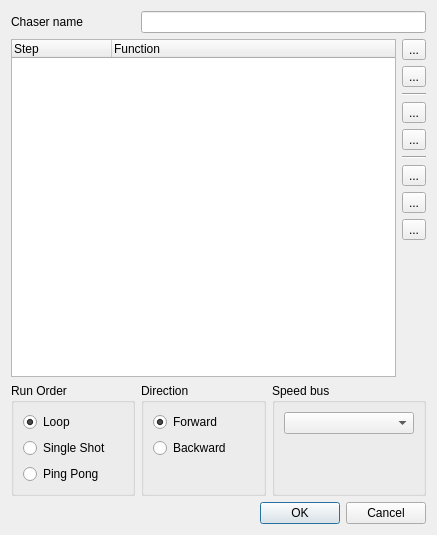
<?xml version="1.0" encoding="UTF-8"?>
<ui version="4.0">
 <class>ChaserEditor</class>
 <widget class="QDialog" name="ChaserEditor">
  <property name="geometry">
   <rect>
    <x>0</x>
    <y>0</y>
    <width>437</width>
    <height>535</height>
   </rect>
  </property>
  <property name="windowTitle">
   <string>Chaser editor</string>
  </property>
  <layout class="QGridLayout" name="gridLayout">
   <item row="0" column="0">
    <widget class="QLabel" name="m_nameLabel">
     <property name="sizePolicy">
      <sizepolicy hsizetype="Preferred" vsizetype="Preferred">
       <horstretch>0</horstretch>
       <verstretch>0</verstretch>
      </sizepolicy>
     </property>
     <property name="text">
      <string>Chaser name</string>
     </property>
    </widget>
   </item>
   <item row="0" column="1" colspan="3">
    <widget class="QLineEdit" name="m_nameEdit">
     <property name="sizePolicy">
      <sizepolicy hsizetype="Expanding" vsizetype="Fixed">
       <horstretch>0</horstretch>
       <verstretch>0</verstretch>
      </sizepolicy>
     </property>
     <property name="toolTip">
      <string>Name of the chaser being edited</string>
     </property>
    </widget>
   </item>
   <item row="1" column="0" rowspan="10" colspan="3">
    <widget class="QTreeWidget" name="m_list">
     <property name="sizePolicy">
      <sizepolicy hsizetype="Expanding" vsizetype="Expanding">
       <horstretch>0</horstretch>
       <verstretch>1</verstretch>
      </sizepolicy>
     </property>
     <property name="selectionMode">
      <enum>QAbstractItemView::ExtendedSelection</enum>
     </property>
     <property name="rootIsDecorated">
      <bool>false</bool>
     </property>
     <property name="itemsExpandable">
      <bool>false</bool>
     </property>
     <property name="allColumnsShowFocus">
      <bool>true</bool>
     </property>
     <column>
      <property name="text">
       <string>Step</string>
      </property>
     </column>
     <column>
      <property name="text">
       <string>Function</string>
      </property>
     </column>
    </widget>
   </item>
   <item row="1" column="3">
    <widget class="QToolButton" name="m_add">
     <property name="toolTip">
      <string>Add step(s) to the current position</string>
     </property>
     <property name="text">
      <string notr="true">...</string>
     </property>
     <property name="icon">
      <iconset resource="main.qrc">
       <normaloff>:/edit_add.png</normaloff>:/edit_add.png</iconset>
     </property>
     <property name="iconSize">
      <size>
       <width>26</width>
       <height>26</height>
      </size>
     </property>
    </widget>
   </item>
   <item row="2" column="3">
    <widget class="QToolButton" name="m_remove">
     <property name="toolTip">
      <string>Remove the selected step</string>
     </property>
     <property name="text">
      <string notr="true">...</string>
     </property>
     <property name="icon">
      <iconset resource="main.qrc">
       <normaloff>:/edit_remove.png</normaloff>:/edit_remove.png</iconset>
     </property>
     <property name="iconSize">
      <size>
       <width>26</width>
       <height>26</height>
      </size>
     </property>
    </widget>
   </item>
   <item row="4" column="3">
    <widget class="QToolButton" name="m_raise">
     <property name="toolTip">
      <string>Raise the selected step once</string>
     </property>
     <property name="text">
      <string notr="true">...</string>
     </property>
     <property name="icon">
      <iconset resource="main.qrc">
       <normaloff>:/up.png</normaloff>:/up.png</iconset>
     </property>
     <property name="iconSize">
      <size>
       <width>26</width>
       <height>26</height>
      </size>
     </property>
    </widget>
   </item>
   <item row="5" column="3">
    <widget class="QToolButton" name="m_lower">
     <property name="toolTip">
      <string>Lower the selected step once</string>
     </property>
     <property name="text">
      <string notr="true">...</string>
     </property>
     <property name="icon">
      <iconset resource="main.qrc">
       <normaloff>:/down.png</normaloff>:/down.png</iconset>
     </property>
     <property name="iconSize">
      <size>
       <width>26</width>
       <height>26</height>
      </size>
     </property>
    </widget>
   </item>
   <item row="10" column="3">
    <spacer>
     <property name="orientation">
      <enum>Qt::Vertical</enum>
     </property>
     <property name="sizeHint" stdset="0">
      <size>
       <width>20</width>
       <height>40</height>
      </size>
     </property>
    </spacer>
   </item>
   <item row="11" column="0">
    <widget class="QGroupBox" name="groupBox">
     <property name="title">
      <string>Run Order</string>
     </property>
     <layout class="QVBoxLayout" name="verticalLayout_2">
      <item>
       <widget class="QRadioButton" name="m_loop">
        <property name="toolTip">
         <string>Run through over and over again</string>
        </property>
        <property name="text">
         <string>Loop</string>
        </property>
        <property name="checked">
         <bool>true</bool>
        </property>
       </widget>
      </item>
      <item>
       <widget class="QRadioButton" name="m_singleShot">
        <property name="toolTip">
         <string>Run through once and stop</string>
        </property>
        <property name="text">
         <string>Single Shot</string>
        </property>
       </widget>
      </item>
      <item>
       <widget class="QRadioButton" name="m_pingPong">
        <property name="toolTip">
         <string>First run forwards, then backwards, again forwards, etc.</string>
        </property>
        <property name="text">
         <string>Ping Pong</string>
        </property>
       </widget>
      </item>
     </layout>
    </widget>
   </item>
   <item row="11" column="1">
    <widget class="QGroupBox" name="groupBox_2">
     <property name="title">
      <string>Direction</string>
     </property>
     <layout class="QVBoxLayout" name="verticalLayout_3">
      <item>
       <widget class="QRadioButton" name="m_forward">
        <property name="toolTip">
         <string>Start from the first step</string>
        </property>
        <property name="text">
         <string>Forward</string>
        </property>
        <property name="checked">
         <bool>true</bool>
        </property>
       </widget>
      </item>
      <item>
       <widget class="QRadioButton" name="m_backward">
        <property name="toolTip">
         <string>Start from the last step</string>
        </property>
        <property name="text">
         <string>Backward</string>
        </property>
       </widget>
      </item>
      <item>
       <spacer name="verticalSpacer_2">
        <property name="orientation">
         <enum>Qt::Vertical</enum>
        </property>
        <property name="sizeType">
         <enum>QSizePolicy::Expanding</enum>
        </property>
        <property name="sizeHint" stdset="0">
         <size>
          <width>20</width>
          <height>20</height>
         </size>
        </property>
       </spacer>
      </item>
     </layout>
    </widget>
   </item>
   <item row="11" column="2" colspan="2">
    <widget class="QGroupBox" name="groupBox_3">
     <property name="title">
      <string>Speed bus</string>
     </property>
     <layout class="QVBoxLayout" name="verticalLayout">
      <item>
       <widget class="QComboBox" name="m_busCombo"/>
      </item>
      <item>
       <spacer name="verticalSpacer">
        <property name="orientation">
         <enum>Qt::Vertical</enum>
        </property>
        <property name="sizeType">
         <enum>QSizePolicy::Expanding</enum>
        </property>
        <property name="sizeHint" stdset="0">
         <size>
          <width>20</width>
          <height>40</height>
         </size>
        </property>
       </spacer>
      </item>
     </layout>
    </widget>
   </item>
   <item row="12" column="0" colspan="4">
    <widget class="QDialogButtonBox" name="m_buttonBox">
     <property name="orientation">
      <enum>Qt::Horizontal</enum>
     </property>
     <property name="standardButtons">
      <set>QDialogButtonBox::Cancel|QDialogButtonBox::Ok</set>
     </property>
    </widget>
   </item>
   <item row="7" column="3">
    <widget class="QToolButton" name="m_cutButton">
     <property name="text">
      <string notr="true">...</string>
     </property>
     <property name="icon">
      <iconset resource="main.qrc">
       <normaloff>:/editcut.png</normaloff>:/editcut.png</iconset>
     </property>
     <property name="iconSize">
      <size>
       <width>26</width>
       <height>26</height>
      </size>
     </property>
    </widget>
   </item>
   <item row="8" column="3">
    <widget class="QToolButton" name="m_copyButton">
     <property name="text">
      <string notr="true">...</string>
     </property>
     <property name="icon">
      <iconset resource="main.qrc">
       <normaloff>:/editcopy.png</normaloff>:/editcopy.png</iconset>
     </property>
     <property name="iconSize">
      <size>
       <width>26</width>
       <height>26</height>
      </size>
     </property>
    </widget>
   </item>
   <item row="9" column="3">
    <widget class="QToolButton" name="m_pasteButton">
     <property name="text">
      <string notr="true">...</string>
     </property>
     <property name="icon">
      <iconset resource="main.qrc">
       <normaloff>:/editpaste.png</normaloff>:/editpaste.png</iconset>
     </property>
     <property name="iconSize">
      <size>
       <width>26</width>
       <height>26</height>
      </size>
     </property>
    </widget>
   </item>
   <item row="3" column="3">
    <widget class="Line" name="line">
     <property name="orientation">
      <enum>Qt::Horizontal</enum>
     </property>
    </widget>
   </item>
   <item row="6" column="3">
    <widget class="Line" name="line_2">
     <property name="orientation">
      <enum>Qt::Horizontal</enum>
     </property>
    </widget>
   </item>
  </layout>
 </widget>
 <resources>
  <include location="main.qrc"/>
 </resources>
 <connections>
  <connection>
   <sender>m_buttonBox</sender>
   <signal>accepted()</signal>
   <receiver>ChaserEditor</receiver>
   <slot>accept()</slot>
   <hints>
    <hint type="sourcelabel">
     <x>248</x>
     <y>254</y>
    </hint>
    <hint type="destinationlabel">
     <x>157</x>
     <y>274</y>
    </hint>
   </hints>
  </connection>
  <connection>
   <sender>m_buttonBox</sender>
   <signal>rejected()</signal>
   <receiver>ChaserEditor</receiver>
   <slot>reject()</slot>
   <hints>
    <hint type="sourcelabel">
     <x>316</x>
     <y>260</y>
    </hint>
    <hint type="destinationlabel">
     <x>286</x>
     <y>274</y>
    </hint>
   </hints>
  </connection>
 </connections>
</ui>
